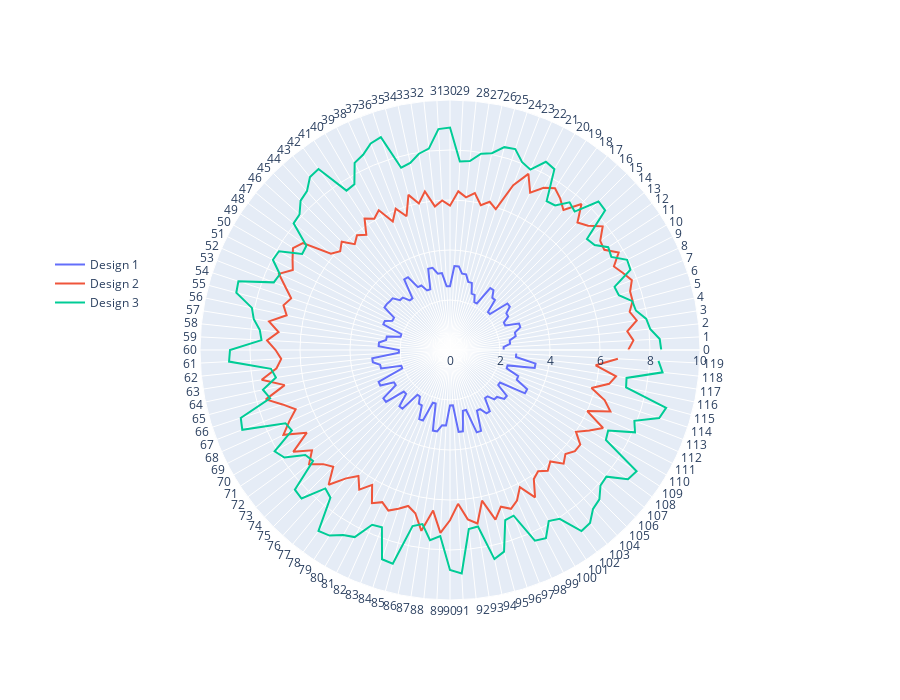

Notebook source saved alongside this figure:
### Code cell
## Creating radar graph

iterations = [str(i) for i in range(120)]

#design 1
data1=go.Scatterpolar(
      r=design1,
      theta=iterations,
      # fill='toself',
      name='Design 1',
)

#design 2
data2=go.Scatterpolar(
      r=design2,
      theta=iterations,
      # fill='toself',
      name='Design 2'
)

#design 3
data3 = go.Scatterpolar(
      r=design3,
      theta=iterations,
      # fill='toself',
      name='Design 3'
)

datas = [data1,data2,data3]

# #customization of chart
# fig.update_layout(
#   polar=dict(
#     radialaxis=dict(
#       visible=True,
#       range=[1, 10]
#     )),
#   showlegend=False
# )

layout = go.Layout(
        plot_bgcolor='rgba(0,0,0,0)',
        legend=dict(
            x=0,
            y=0.7,
            traceorder='normal',
            font=dict(
                size=12,),
        ),
    annotations=[
        dict(
            x=0,
            y=0.75,
            xref='paper',
            yref='paper',
            text='',
            showarrow=False
        )
    ],
    autosize=False,
    width=900,
    height=700,
    margin=dict(
        l=50,
        r=50,
        b=100,
        t=100,
        pad=4
    ),
)

fig = go.Figure(data = datas, layout=layout)

fig.update_polars(radialaxis=dict(range=[0, 10]))

fig.show()

### Figure 1 — Plotly figure (JSON) as saved in the notebook; plotly's stock layout.template omitted (floating-point values rounded to 4 significant figures)
{"data": [{"name": "Design 1", "r": [2.147, 2.147, 2.417, 2.417, 2.688, 2.688, 2.958, 2.958, 2.417, 2.417, 2.688, 2.688, 2.957, 2.957, 2.147, 2.147, 2.687, 2.687, 2.958, 2.958, 2.147, 2.147, 2.417, 2.417, 2.823, 2.823, 3.092, 3.092, 3.363, 3.363, 2.553, 2.553, 3.092, 3.092, 3.363, 3.363, 2.552, 2.552, 2.822, 2.822, 3.362, 3.362, 2.553, 2.553, 2.823, 2.823, 3.093, 3.093, 3.126, 3.126, 2.586, 2.586, 2.856, 2.856, 2.046, 2.046, 2.586, 2.586, 2.856, 2.856, 2.046, 2.046, 3.126, 3.126, 2.856, 2.856, 2.046, 2.046, 3.126, 3.126, 2.586, 2.586, 3.295, 3.295, 2.485, 2.485, 3.025, 3.025, 2.215, 2.215, 2.485, 2.485, 3.025, 3.025, 2.215, 2.215, 3.295, 3.295, 3.025, 3.025, 2.215, 2.215, 3.295, 3.295, 2.485, 2.485, 3.464, 3.464, 2.654, 2.654, 2.924, 2.924, 2.384, 2.384, 2.654, 2.654, 2.924, 2.924, 2.384, 2.384, 3.464, 3.464, 2.924, 2.924, 2.384, 2.384, 3.464, 3.464, 2.654, 2.654], "theta": ["0", "1", "2", "3", "4", "5", "6", "7", "8", "9", "10", "11", "12", "13", "14", "15", "16", "17", "18", "19", "20", "21", "22", "23", "24", "25", "26", "27", "28", "29", "30", "31", "32", "33", "34", "35", "36", "37", "38", "39", "40", "41", "42", "43", "44", "45", "46", "47", "48", "49", "50", "51", "52", "53", "54", "55", "56", "57", "58", "59", "60", "61", "62", "63", "64", "65", "66", "67", "68", "69", "70", "71", "72", "73", "74", "75", "76", "77", "78", "79", "80", "81", "82", "83", "84", "85", "86", "87", "88", "89", "90", "91", "92", "93", "94", "95", "96", "97", "98", "99", "100", "101", "102", "103", "104", "105", "106", "107", "108", "109", "110", "111", "112", "113", "114", "115", "116", "117", "118", "119"], "type": "scatterpolar"}, {"name": "Design 2", "r": [7.13, 7.346, 7.13, 7.562, 7.346, 7.562, 7.575, 7.791, 7.575, 7.359, 7.791, 7.359, 7.427, 7.859, 7.427, 7.21, 7.859, 7.21, 7.495, 7.711, 7.495, 7.062, 7.711, 7.062, 5.923, 6.139, 5.923, 6.355, 6.139, 6.355, 5.775, 5.991, 5.775, 6.423, 5.991, 6.423, 5.627, 6.059, 5.627, 6.275, 6.059, 6.275, 5.695, 5.911, 5.695, 6.127, 5.911, 6.127, 7.273, 7.489, 7.273, 7.057, 7.489, 7.057, 6.68, 6.896, 6.68, 7.329, 6.896, 7.329, 6.977, 6.76, 6.977, 7.625, 6.76, 7.625, 7.045, 6.612, 7.045, 7.477, 6.612, 7.477, 6.823, 7.255, 6.823, 6.607, 7.255, 6.607, 6.23, 6.662, 6.23, 6.879, 6.662, 6.879, 6.675, 6.459, 6.675, 7.323, 6.459, 7.323, 6.811, 6.162, 6.811, 7.027, 6.162, 7.027, 6.589, 6.805, 6.589, 6.157, 6.805, 6.157, 5.996, 6.212, 5.996, 6.429, 6.212, 6.429, 6.441, 6.009, 6.441, 6.873, 6.009, 6.873, 6.509, 5.86, 6.509, 6.725, 5.86, 6.725], "theta": ["0", "1", "2", "3", "4", "5", "6", "7", "8", "9", "10", "11", "12", "13", "14", "15", "16", "17", "18", "19", "20", "21", "22", "23", "24", "25", "26", "27", "28", "29", "30", "31", "32", "33", "34", "35", "36", "37", "38", "39", "40", "41", "42", "43", "44", "45", "46", "47", "48", "49", "50", "51", "52", "53", "54", "55", "56", "57", "58", "59", "60", "61", "62", "63", "64", "65", "66", "67", "68", "69", "70", "71", "72", "73", "74", "75", "76", "77", "78", "79", "80", "81", "82", "83", "84", "85", "86", "87", "88", "89", "90", "91", "92", "93", "94", "95", "96", "97", "98", "99", "100", "101", "102", "103", "104", "105", "106", "107", "108", "109", "110", "111", "112", "113", "114", "115", "116", "117", "118", "119"], "type": "scatterpolar"}, {"name": "Design 3", "r": [8.45, 8.4, 8.05, 7.95, 7.6, 7.55, 7.1, 7.05, 7.9, 7.95, 7.45, 7.55, 7.15, 7.05, 8.35, 8.4, 7.45, 7.6, 7.15, 7.1, 8.35, 8.45, 7.9, 8.05, 8.45, 8.4, 8.05, 7.95, 7.6, 7.55, 8.9, 8.85, 8.1, 7.95, 7.65, 7.55, 8.95, 8.85, 8.55, 8.4, 7.65, 7.6, 8.95, 8.9, 8.55, 8.45, 8.1, 8.05, 7.1, 7.05, 7.9, 7.95, 7.45, 7.55, 8.9, 8.85, 8.1, 7.95, 7.65, 7.55, 8.8, 8.85, 7.2, 7.05, 7.65, 7.45, 8.8, 8.9, 7.2, 7.1, 8.1, 7.9, 7.15, 7.05, 8.35, 8.4, 7.45, 7.6, 8.95, 8.85, 8.55, 8.4, 7.65, 7.6, 8.8, 8.85, 7.2, 7.05, 7.65, 7.45, 8.8, 8.95, 7.2, 7.15, 8.55, 8.35, 7.15, 7.1, 8.35, 8.45, 7.9, 8.05, 8.95, 8.9, 8.55, 8.45, 8.1, 8.05, 8.8, 8.9, 7.2, 7.1, 8.1, 7.9, 8.8, 8.95, 7.2, 7.15, 8.55, 8.35], "theta": ["0", "1", "2", "3", "4", "5", "6", "7", "8", "9", "10", "11", "12", "13", "14", "15", "16", "17", "18", "19", "20", "21", "22", "23", "24", "25", "26", "27", "28", "29", "30", "31", "32", "33", "34", "35", "36", "37", "38", "39", "40", "41", "42", "43", "44", "45", "46", "47", "48", "49", "50", "51", "52", "53", "54", "55", "56", "57", "58", "59", "60", "61", "62", "63", "64", "65", "66", "67", "68", "69", "70", "71", "72", "73", "74", "75", "76", "77", "78", "79", "80", "81", "82", "83", "84", "85", "86", "87", "88", "89", "90", "91", "92", "93", "94", "95", "96", "97", "98", "99", "100", "101", "102", "103", "104", "105", "106", "107", "108", "109", "110", "111", "112", "113", "114", "115", "116", "117", "118", "119"], "type": "scatterpolar"}], "layout": {"annotations": [{"showarrow": false, "text": "", "x": 0, "xref": "paper", "y": 0.75, "yref": "paper"}], "autosize": false, "height": 700, "legend": {"font": {"size": 12}, "traceorder": "normal", "x": 0, "y": 0.7}, "margin": {"b": 100, "l": 50, "pad": 4, "r": 50, "t": 100}, "plot_bgcolor": "rgba(0,0,0,0)", "polar": {"radialaxis": {"range": [0, 10]}}, "width": 900}}
